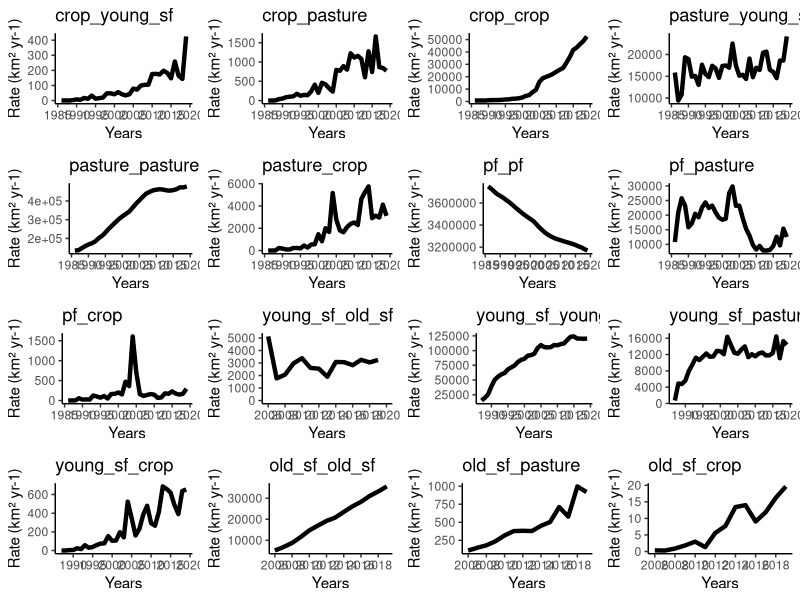
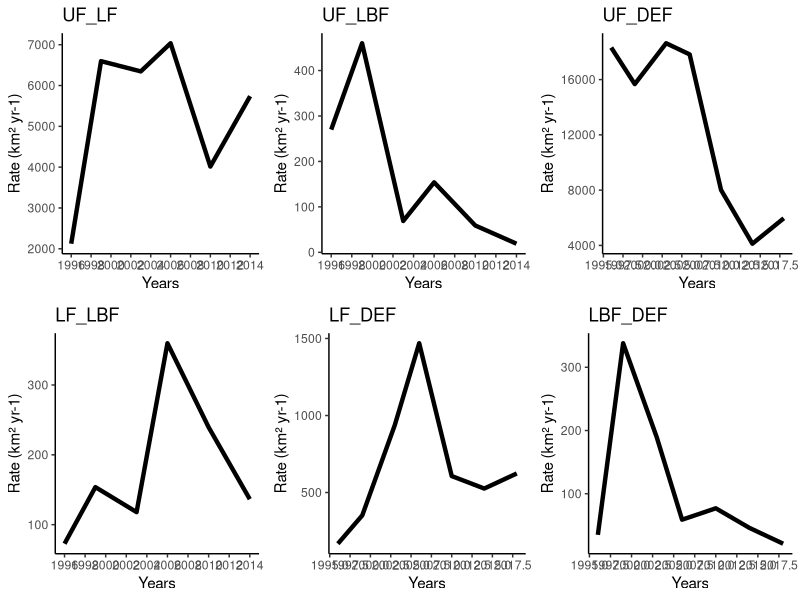

The R source for these figures, in order:
#### Script to plot the graphs of transition rates along the year ####

library(dplyr)
library(ggplot2)
library(gridExtra)

# Data from MapBiomas Souza, C. M. et al. Reconstructing Three Decades of Land Use and Land Cover Changes
# in Brazilian Biomes with Landsat Archive and Earth Engine. Remote Sens. 12, 2735 (2020).

data_mapbiomas <- read.csv("Data/transitions_rates_MapBiomas.csv", h=T)

list_data <- list()
data_filtered <- NULL
data_filtered_2 <- NULL

for (i in unique(data_mapbiomas$from)) {
  data_filtered <- filter(data_mapbiomas, data_mapbiomas$from == i)
  
  for (j in unique(data_filtered$to)) {
    data_filtered_2 <- filter(data_filtered, data_filtered$to == j)
    
    list_data[[paste(i, "_", j, sep = "")]] <- data_filtered_2
    data_filtered_2
  }
  
  data_filtered <- NULL
  
}

list_plots <- list()

for (i in c(1:length(list_data))) {
  
  list_plots[[names(list_data[i])]] <-
    ggplot(list_data[[i]], aes(y=km2, x=year_2))+
    #Add data points and color them black
    geom_line(size = 1.5)+
    #Specify the limits of the x-axis and relabel it to something more meaningful
    scale_x_continuous(name='Years', n.breaks = 10)+
    #Give y-axis a meaningful label
    ylab('Rate (km² yr-1)')+
    ggtitle(names(list_data[i]))+
    theme_classic()
  
}

list_plots[["young_sf_old_sf"]] <- ggplot(list_data$young_sf_old_sf, aes(y=km2, x=year_2))+
  #Add data points and color them black
  geom_line(size = 1.5)+
  #Specify the limits of the x-axis and relabel it to something more meaningful
  scale_x_continuous(name='Years', limits = c(2006,2020), n.breaks = 10)+
  #xlim(c(2006, 2020))+
  #Give y-axis a meaningful label
  ylab('Rate (km² yr-1)')+
  ggtitle("young_sf_old_sf")+
  theme_classic()

grid.arrange(grobs = list_plots, ncol = 4, nrow = 4)


# Data from MapBiomas Matricardi, E. A. T. et al. Long-term forest degradation surpasses deforestation in the Brazilian Amazon.
# Science (80). 369, 1378–1382 (2020).

data_matricardi <- read.csv("Data/transitions_rates_Matricardi.csv", h=T, sep = ";")

list_data <- list()
data_filtered <- NULL
data_filtered_2 <- NULL

for (i in unique(data_matricardi$from)) {
  data_filtered <- filter(data_matricardi, data_matricardi$from == i)
  
  for (j in unique(data_filtered$to)) {
    data_filtered_2 <- filter(data_filtered, data_filtered$to == j)
    
    list_data[[paste(i, "_", j, sep = "")]] <- data_filtered_2
    data_filtered_2
  }
  
  data_filtered <- NULL
  
}

list_plots <- list()

for (i in c(1:length(list_data))) {
  
  list_plots[[names(list_data[i])]] <-
    ggplot(list_data[[i]], aes(y=km2, x=year_2))+
    #Add data points and color them black
    geom_line(size = 1.5)+
    #Specify the limits of the x-axis and relabel it to something more meaningful
    scale_x_continuous(name='Years', n.breaks = 10)+
    #Give y-axis a meaningful label
    ylab('Rate (km² yr-1)')+
    ggtitle(names(list_data[i]))+
    theme_classic()
  
}

grid.arrange(grobs = list_plots, ncol = 3, nrow = 2)
